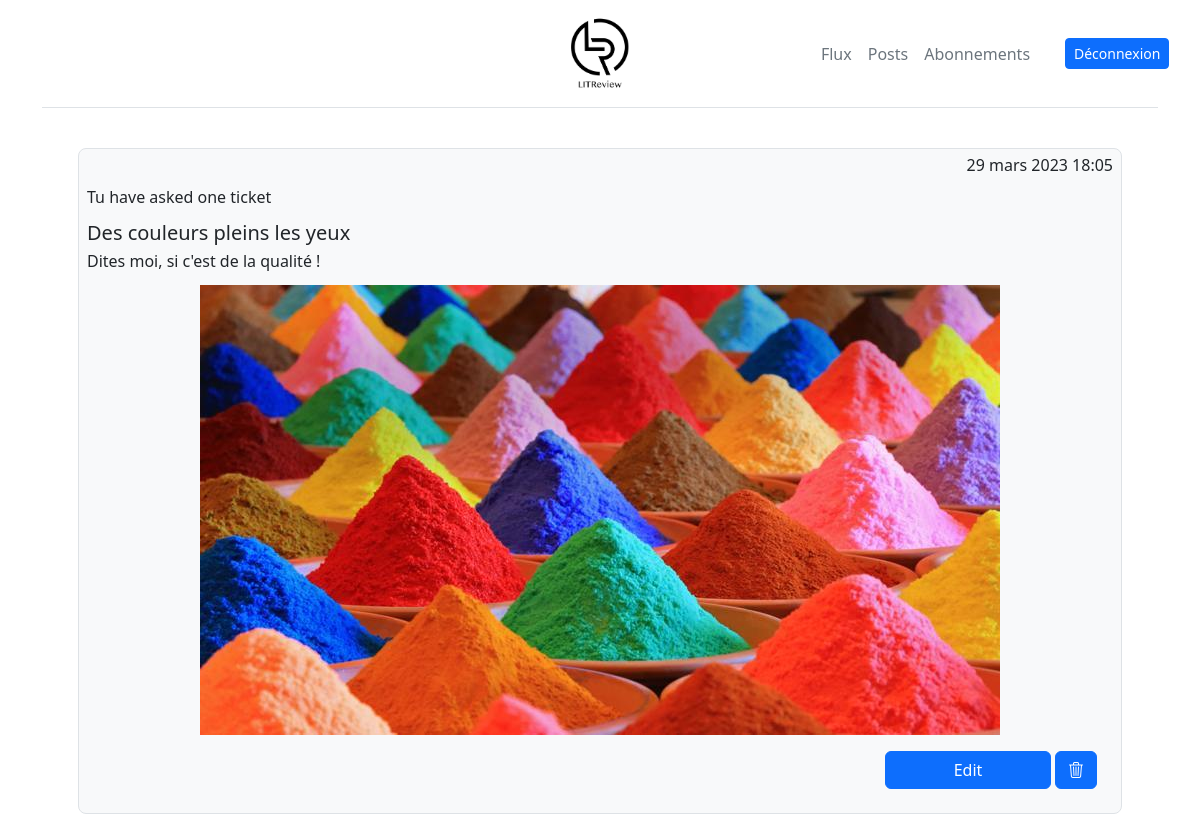
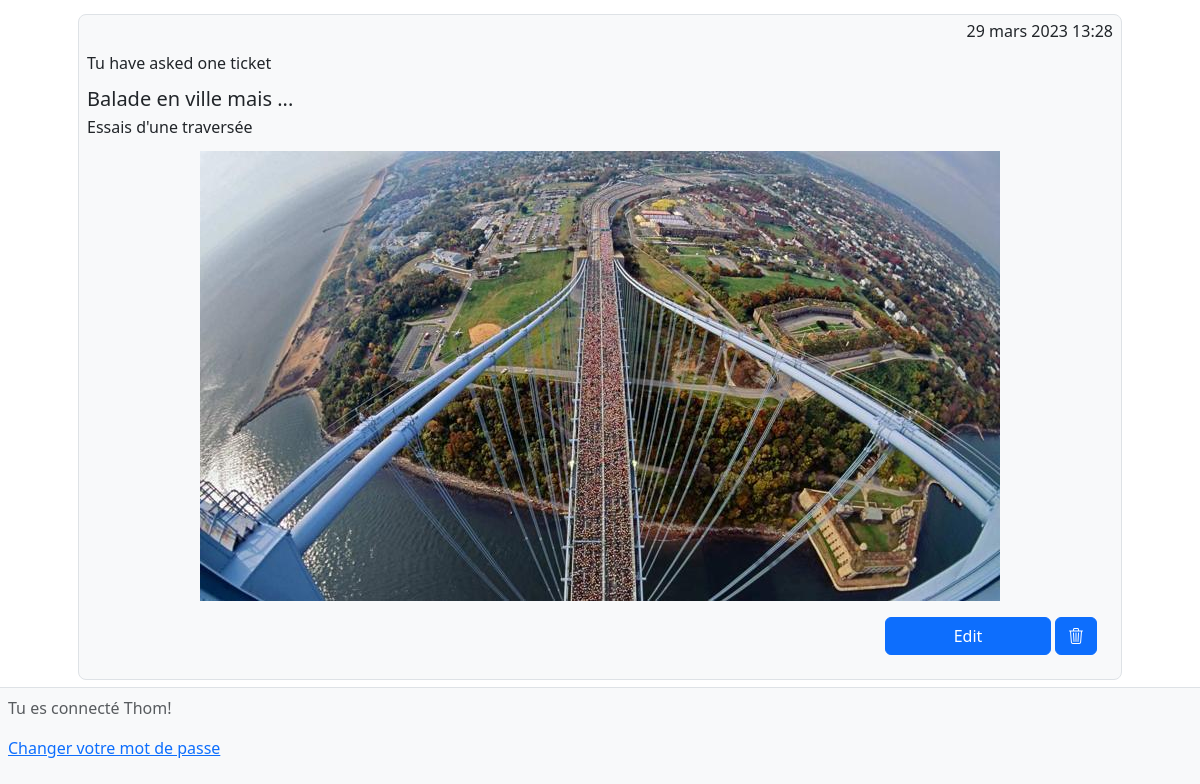
The app's page /posts/ (signed in), older data (2 pictures, top to bottom).
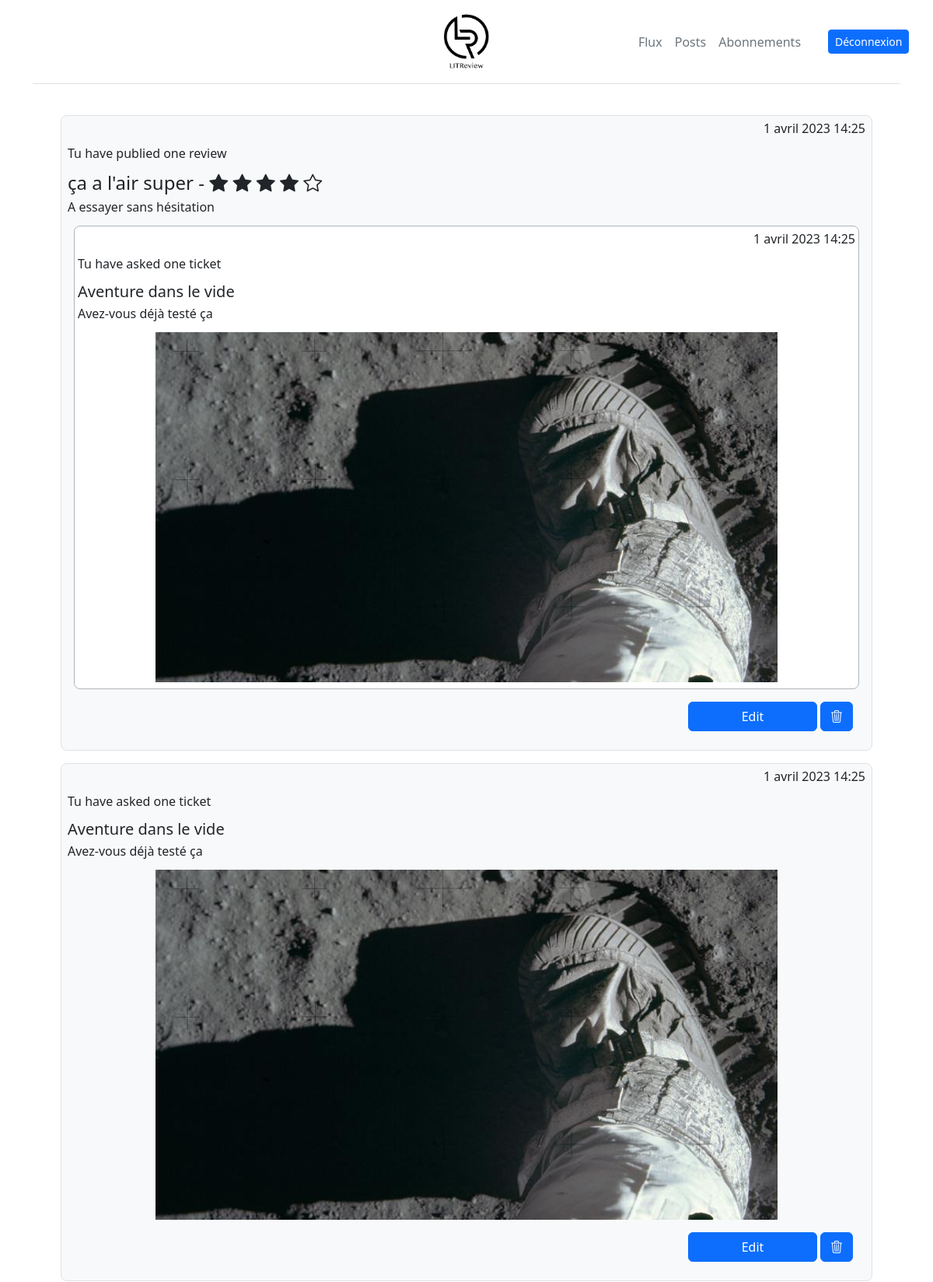
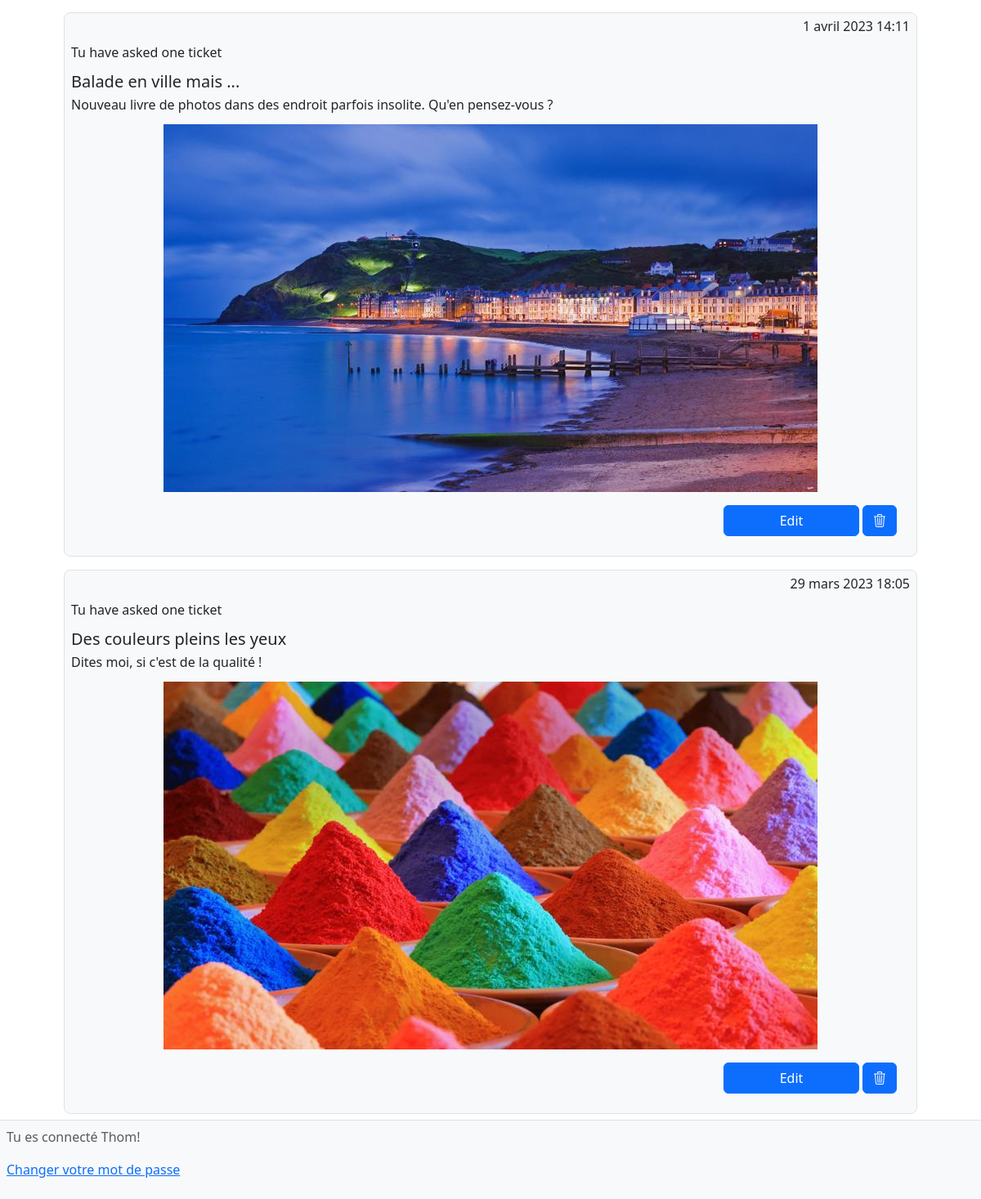
The same page, newer data (2 pictures, top to bottom).
### mvp/models.py (models this page shows, shortened)
class Ticket(models.Model):
    title = models.CharField(max_length=128)
    description = models.TextField(max_length=2048, blank=True)
    user = models.ForeignKey(to=settings.AUTH_USER_MODEL, on_delete=models.CASCADE)
    image = models.ImageField(null=True, blank=True)
    time_created = models.DateTimeField(auto_now_add=True)
    IMAGE_MAX_SIZE = (800, 800)

class Review(models.Model):
    ticket = models.ForeignKey(to=Ticket, on_delete=models.CASCADE)
    rating = models.PositiveSmallIntegerField(
        validators=[MinValueValidator(0), MaxValueValidator(5)])
    headline = models.CharField(max_length=128)
    body = models.CharField(max_length=8192, blank=True)
    user = models.ForeignKey(to=settings.AUTH_USER_MODEL, on_delete=models.CASCADE)
    time_created = models.DateTimeField(auto_now_add=True)

### authentication/models.py (models this page shows, shortened)
class MyUser(AbstractBaseUser, PermissionsMixin):
    username = models.CharField(max_length=40, unique=True)
    USERNAME_FIELD = 'username'
    EMAIL_FIELD = 'email'
    ADMINISTRATOR = 'ADMINISTRATOR'
    SUBSCRIBER = 'SUBSCRIBER'
    ROLE_CHOICES = [
        (ADMINISTRATOR, 'Administrateur'),
        (SUBSCRIBER, 'Utilisateur'),
    ]
    REQUIRED_FIELDS = ['email']
    email = models.EmailField(
        verbose_name='email address',
        max_length=255,
        unique=True,
        null=True,
        blank=True,
    )
    role = models.CharField(max_length=30, choices=ROLE_CHOICES, default=SUBSCRIBER, verbose_name='Rôle')
    is_active = models.BooleanField(default=True)
    is_admin = models.BooleanField(default=False)
    objects = MyCustomManager()
    def __str__(self):
        return self.username

### mvp/views.py (the view)
# urls.py: path('posts/', mvp.views.Posts.as_view(template_name='mvp/posts.html'), name='posts'),
class Posts(LoginRequiredMixin, ListView):
    paginate_by = 4
    def get_queryset(self):
        reviews = Review.objects.filter(user=self.request.user)
        reviews = reviews.annotate(content_type=Value('REVIEW', CharField()))
        tickets = Ticket.objects.filter(user=self.request.user)
        tickets = tickets.annotate(content_type=Value('TICKET', CharField()))
        posts = sorted(
            chain(reviews, tickets),
            key=lambda post: post.time_created,
            reverse=True
        )
        return posts

### mvp/templatetags/mvp_extras.py (called while the page is built)
@register.filter
def get_range_one_to_x(value):
    list_of_one_to_value = []
    for i in range(1, value + 1):
        list_of_one_to_value += [i]
    return list_of_one_to_value

@register.simple_tag(takes_context=True)
def get_poster_display(context, user):
    if user == context['user']:
        return 'Tu'
    return user

### mvp/templates/mvp/posts.html (shortened to what this page needs)
{% extends 'base.html' %}
{% load i18n %}
{% load django_bootstrap5 %}
{% block bootstrap5_extra_head %}<link rel="stylesheet" href="https://cdn.jsdelivr.net/npm/bootstrap-icons@1.10.3/font/bootstrap-icons.css">{% endblock %}
{% load mvp_extras %}
{% block content %}
    <div class="container-lg">
        <div class=" px-4 py-2 my-3">
            <div class="d-flex row">
                {% for instance in page_obj %}
                    {% if instance.content_type == 'TICKET' %}
                        {% include 'mvp/partials/ticket_editable_snippet.html' with ticket=instance %}
                    {% endif %}
                    {% if instance.content_type == 'REVIEW' %}
                        {% include 'mvp/partials/review_editable_snippet.html' with review=instance %}
                    {% endif %}
                {% endfor %}
            </div>
        </div>
    </div>
{% endblock content %}

### mvp/templates/mvp/partials/review_editable_snippet.html (shortened to what this page needs)
{% load get_poster_display get_range_one_to_x from mvp_extras %}
{% load i18n %}
{% load django_bootstrap5 %}
{% bootstrap_css %}
{% block bootstrap5_extra_head %}<link rel="stylesheet" href="https://cdn.jsdelivr.net/npm/bootstrap-icons@1.10.3/font/bootstrap-icons.css">{% endblock %}
<div class="lh-1 p-1 p-md-2 border rounded-3 bg-light my-2 ">
    <p class="fw-light text-end">{{ review.time_created }}</p>
    <p>{% get_poster_display review.user %} {% translate 'have publied one review' %}</p>
    <h4>{{ review.headline }} -
    {% for i in 5|get_range_one_to_x %}
        {% if i <= review.rating %}
            <i class="bi bi-star-fill"></i>
        {% else %}
            <i class="bi bi-star"></i>
        {% endif %}
    {% endfor %}</h4>
    <p>{{ review.body }}</p>
    <div class="lh-1 px-1 py-2 border border-dark-subtle rounded-3 bg-white m-2 ">
        <p class="fw-light text-end">{{ review.ticket.time_created }}</p>
        <p>{% get_poster_display review.ticket.user %} {% translate 'have asked one ticket' %}</p>
        <h5>{{ review.ticket.title }}</h5>
        <p>{{ review.ticket.description }}</p>
        <div class="d-flex  justify-content-center">
            {% if review.ticket.image %}
                <img class="img-fluid" src="{{ review.ticket.image.url }}" alt="image-{{ review.ticket.title }}">
            {% endif %}
        </div>
    </div>
    <div class="m-3 text-end">
        <a href="{% url 'MyFormUpdateReviewView' review.id %}" class="col-2 btn btn-primary">
            {% translate 'Edit' %}
        </a>
        <button type="button" class="btn btn-primary" data-bs-toggle="modal" data-bs-target="#staticBackdrop">
            <i class="bi bi-trash3"></i>
        </button>
    </div>
</div>

### mvp/templates/mvp/partials/ticket_editable_snippet.html (shortened to what this page needs)
{% load get_poster_display from mvp_extras %}
{% load i18n %}
{% load django_bootstrap5 %}
{% bootstrap_css %}
{% block bootstrap5_extra_head %}<link rel="stylesheet" href="https://cdn.jsdelivr.net/npm/bootstrap-icons@1.10.3/font/bootstrap-icons.css">{% endblock %}
<div class="lh-1 p-1 p-md-2 border rounded-3 bg-light my-2 ">
    <p class="fw-light text-end">{{ ticket.time_created }}</p>
    <p>{% get_poster_display ticket.user %} {% translate 'have asked one ticket' %}</p>
    <h5>{{ ticket.title }}</h5>
    <p>{{ ticket.description }}</p>
    <div class="d-flex  justify-content-center">
         <img class="img-fluid" src="{{ ticket.image.url }}" alt="image-{{ ticket.title }}">
    </div>
    <div class="m-3 text-end">
        <a href="{% url 'MyFormUpdateTicketView' ticket.id %}" class="col-2 btn btn-primary">
            {% translate 'Edit' %}
        </a>
        <button type="button" class="btn btn-primary" data-bs-toggle="modal" data-bs-target="#staticBackdrop">
            <i class="bi bi-trash3"></i>
        </button>
    </div>
</div>

Row changes from the older to the newer data that the page shows:
no longer on this page (row unchanged): Ticket: time_created "29 mars 2023 13:28", user "Tu", title "Balade en ville mais ...", description "Essais d'une traversée", image (picture)
added Review: time_created "1 avril 2023 14:25", user "Tu", headline "ça a l'air super", rating 4 (drawn), body "A essayer sans hésitation", ticket.time_created "1 avril 2023 14:25", ticket.user_id "Tu", ticket "Aventure dans le vide", ticket.description "Avez-vous déjà testé ça", ticket.image (picture)
added Ticket: time_created "1 avril 2023 14:25", user "Tu", title "Aventure dans le vide", description "Avez-vous déjà testé ça", image (picture)
added Ticket: time_created "1 avril 2023 14:11", user "Tu", title "Balade en ville mais ...", description "Nouveau livre de photos dans des endroit parfois insolite. Qu'en pensez-vous ?", image (picture)
